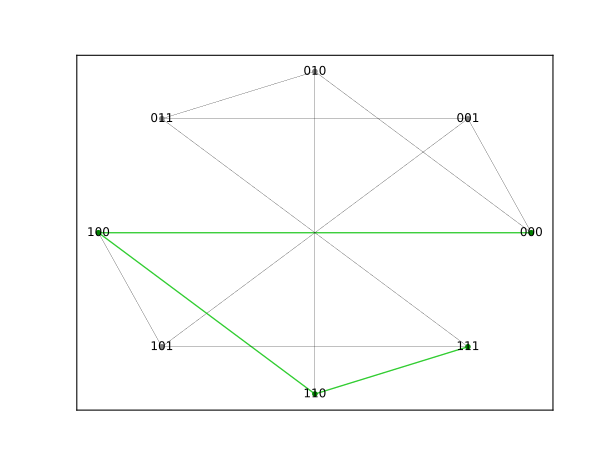

Write the Python code that produced this figure.
from itertools import combinations
import sys

import networkx as nx

import matplotlib.pyplot as plt


class Model(nx.DiGraph):
    def __init__(self, actions, *args, **kwargs):
        super().__init__(self, *args, **kwargs)

        self.actions = {action.name: action for action in actions}

        stack = set()
        for action in actions:
            stack |= set(action.requires().items())
            stack |= set(action.provides().items())

        states = []
        num_devices = len(dict(stack))
        for _state in combinations(sorted(stack), num_devices):
            if len(dict(_state)) == num_devices:
                states += [_state]

        self.add_nodes_from(states)

        edges = []
        for action in actions:
            requires = action.requires()
            provides = action.provides()
            for node in self.nodes:
                if set(requires.items()) <= set(node):
                    destination = dict(node)
                    destination.update(provides)
                    new_node = tuple(sorted(destination.items()))
                    if new_node in self.nodes:
                        edges += [(node, new_node, {"name": action.name})]

        self.add_edges_from(edges)


class Switch():

    def __init__(self, device, goal):
        goal = goal.upper()
        if goal not in ["ON", "OFF"]:
            raise ValueError("Invalid goal: {}".format(goal))

        self.device = device
        self.goal = goal

    @property
    def name(self):
        return "{}->{}".format(self.device, self.goal)

    def requires(self):
        goal = "OFF" if self.goal == "ON" else "ON"
        return {"LIGHT_{}".format(self.device): goal}

    def provides(self):
        return {"LIGHT_{}".format(self.device): self.goal}

    def execute(self):
        print("Switching light {} {}".format(self.device, self.goal.lower()))


def node_to_label(node):
    label = ""
    for light in node:
        label += "1" if light[1] == "ON" else "0"

    return label


def main(num_lights):

    if num_lights > 10:
        print(f"Warning: there are {num_lights*2**num_lights} possible actons "
              f"to switch on {num_lights} ligths. This will take a while...")

    actions = [Switch(num, "ON") for num in range(1, num_lights+1)]
    actions += [Switch(num, "OFF") for num in range(1, num_lights+1)]

    m = Model(actions)

    print("\nExample on how to switch {} lights on:\n".format(num_lights))

    status = {"LIGHT_{}".format(num): "OFF" for num in range(1, num_lights+1)}
    goal = {"LIGHT_{}".format(num): "ON" for num in range(1, num_lights+1)}
    path = nx.shortest_path(m, tuple(sorted(status.items())),
                            tuple(sorted(goal.items())))
    solution = list(zip(path[:-1], path[1:]))
    for step, (origin, destination) in enumerate(solution, 1):
        name = m[origin][destination]["name"]
        print("Step {}:".format(step), end=" ")
        m.actions[name].execute()

    if num_lights <= 10:
        print("\nOnce all lights are on, plot model graph")

        layout = nx.circular_layout(m)
        labels = {node: node_to_label(node) for node in m.nodes}
        node_colors = ["green" if node in path else "gray" for node in m.nodes]
        edge_colors = ["limegreen" if edge in solution or edge[::-1] in
                       solution else "black" for edge in m.edges]
        edge_widths = [1 if edge in solution else 0.1 for edge in m.edges]

        nx.draw_networkx(m, pos=layout, labels=labels, arrows=False,
                         node_color=node_colors, edge_color=edge_colors,
                         node_size=10, font_size=9, width=edge_widths)

        plt.show()

    print("\nBye")


if __name__ == "__main__":

    if len(sys.argv) != 2:
        raise SystemExit("Syntax: python3 lights.py <number_of_lights>")

    main(int(sys.argv[1]))
